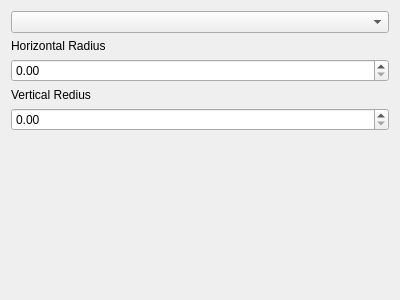
<?xml version="1.0" encoding="UTF-8"?>
<ui version="4.0">
 <class>WidgetEdgeDetection</class>
 <widget class="QWidget" name="WidgetEdgeDetection">
  <property name="geometry">
   <rect>
    <x>0</x>
    <y>0</y>
    <width>400</width>
    <height>300</height>
   </rect>
  </property>
  <property name="windowTitle">
   <string>Form</string>
  </property>
  <layout class="QVBoxLayout" name="verticalLayout">
   <item>
    <widget class="QComboBox" name="cmbType"/>
   </item>
   <item>
    <widget class="QLabel" name="label">
     <property name="text">
      <string>Horizontal Radius</string>
     </property>
    </widget>
   </item>
   <item>
    <widget class="QDoubleSpinBox" name="spnHorizontalRadius"/>
   </item>
   <item>
    <widget class="QLabel" name="label_2">
     <property name="text">
      <string>Vertical Redius</string>
     </property>
    </widget>
   </item>
   <item>
    <widget class="QDoubleSpinBox" name="spnVerticalRadius"/>
   </item>
   <item>
    <spacer name="verticalSpacer">
     <property name="orientation">
      <enum>Qt::Vertical</enum>
     </property>
     <property name="sizeHint" stdset="0">
      <size>
       <width>20</width>
       <height>40</height>
      </size>
     </property>
    </spacer>
   </item>
  </layout>
 </widget>
 <resources/>
 <connections/>
</ui>
